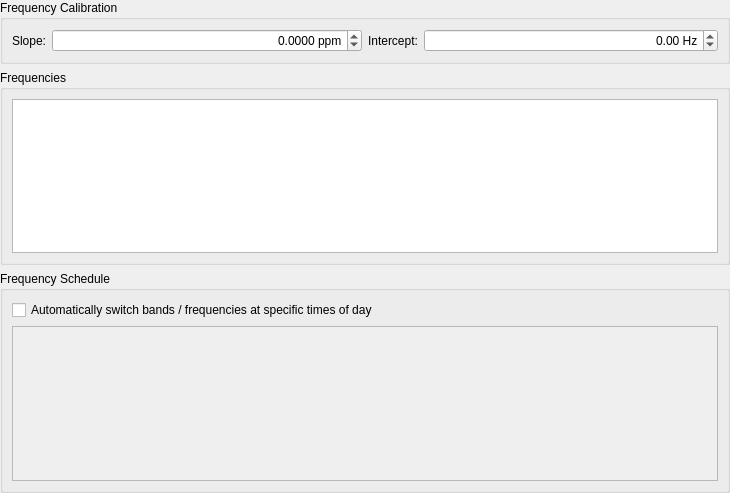
         <widget class="QWidget" name="scrollAreaWidgetContents_7">
          <property name="geometry">
           <rect>
            <x>0</x>
            <y>0</y>
            <width>730</width>
            <height>493</height>
           </rect>
          </property>
          <layout class="QVBoxLayout" name="verticalLayout_31">
           <property name="leftMargin">
            <number>0</number>
           </property>
           <property name="topMargin">
            <number>0</number>
           </property>
           <property name="rightMargin">
            <number>0</number>
           </property>
           <property name="bottomMargin">
            <number>0</number>
           </property>
           <item>
            <widget class="QGroupBox" name="groupBox_3">
             <property name="toolTip">
              <string>&lt;html&gt;&lt;head/&gt;&lt;body&gt;&lt;p&gt;See &amp;quot;Frequency Calibration&amp;quot; in the User Guide for details of how to determine these parameters for your radio.&lt;/p&gt;&lt;/body&gt;&lt;/html&gt;</string>
             </property>
             <property name="title">
              <string>Frequency Calibration</string>
             </property>
             <layout class="QHBoxLayout" name="horizontalLayout_6">
              <item>
               <layout class="QFormLayout" name="formLayout_7">
                <item row="0" column="0">
                 <widget class="QLabel" name="label_8">
                  <property name="text">
                   <string>Slope:</string>
                  </property>
                  <property name="buddy">
                   <cstring>calibration_slope_ppm_spin_box</cstring>
                  </property>
                 </widget>
                </item>
                <item row="0" column="1">
                 <widget class="QDoubleSpinBox" name="calibration_slope_ppm_spin_box">
                  <property name="alignment">
                   <set>Qt::AlignmentFlag::AlignRight|Qt::AlignmentFlag::AlignTrailing|Qt::AlignmentFlag::AlignVCenter</set>
                  </property>
                  <property name="suffix">
                   <string> ppm</string>
                  </property>
                  <property name="decimals">
                   <number>4</number>
                  </property>
                  <property name="minimum">
                   <double>-999.999900000000025</double>
                  </property>
                  <property name="maximum">
                   <double>999.999900000000025</double>
                  </property>
                  <property name="singleStep">
                   <double>0.100000000000000</double>
                  </property>
                  <property name="value">
                   <double>0.000000000000000</double>
                  </property>
                 </widget>
                </item>
               </layout>
              </item>
              <item>
               <layout class="QFormLayout" name="formLayout_14">
                <item row="0" column="0">
                 <widget class="QLabel" name="label_7">
                  <property name="text">
                   <string>Intercept:</string>
                  </property>
                  <property name="buddy">
                   <cstring>calibration_intercept_spin_box</cstring>
                  </property>
                 </widget>
                </item>
                <item row="0" column="1">
                 <widget class="QDoubleSpinBox" name="calibration_intercept_spin_box">
                  <property name="alignment">
                   <set>Qt::AlignmentFlag::AlignRight|Qt::AlignmentFlag::AlignTrailing|Qt::AlignmentFlag::AlignVCenter</set>
                  </property>
                  <property name="suffix">
                   <string> Hz</string>
                  </property>
                  <property name="decimals">
                   <number>2</number>
                  </property>
                  <property name="minimum">
                   <double>-99999.990000000005239</double>
                  </property>
                  <property name="maximum">
                   <double>99999.990000000005239</double>
                  </property>
                  <property name="singleStep">
                   <double>0.100000000000000</double>
                  </property>
                 </widget>
                </item>
               </layout>
              </item>
             </layout>
            </widget>
           </item>
           <item>
            <widget class="QGroupBox" name="groupBox">
             <property name="title">
              <string>Frequencies</string>
             </property>
             <layout class="QHBoxLayout" name="horizontalLayout">
              <item>
               <widget class="QTableView" name="frequencies_table_view">
                <property name="sizePolicy">
                 <sizepolicy hsizetype="Expanding" vsizetype="Expanding">
                  <horstretch>1</horstretch>
                  <verstretch>0</verstretch>
                 </sizepolicy>
                </property>
                <property name="contextMenuPolicy">
                 <enum>Qt::ContextMenuPolicy::ActionsContextMenu</enum>
                </property>
                <property name="toolTip">
                 <string>&lt;html&gt;&lt;head/&gt;&lt;body&gt;&lt;p&gt;Right click to maintain the working frequencies list.&lt;/p&gt;&lt;/body&gt;&lt;/html&gt;</string>
                </property>
                <property name="dragDropMode">
                 <enum>QAbstractItemView::DragDropMode::DragOnly</enum>
                </property>
                <property name="alternatingRowColors">
                 <bool>true</bool>
                </property>
                <property name="selectionBehavior">
                 <enum>QAbstractItemView::SelectionBehavior::SelectRows</enum>
                </property>
                <property name="sortingEnabled">
                 <bool>true</bool>
                </property>
                <attribute name="horizontalHeaderStretchLastSection">
                 <bool>true</bool>
                </attribute>
                <attribute name="verticalHeaderVisible">
                 <bool>false</bool>
                </attribute>
               </widget>
              </item>
             </layout>
            </widget>
           </item>
           <item>
            <widget class="QGroupBox" name="groupBox_2">
             <property name="title">
              <string>Frequency Schedule</string>
             </property>
             <layout class="QVBoxLayout" name="verticalLayout_13">
              <item>
               <widget class="QCheckBox" name="auto_switch_bands_check_box">
                <property name="text">
                 <string>Automatically switch bands / frequencies at specific times of day</string>
                </property>
               </widget>
              </item>
              <item>
               <widget class="QTableView" name="stations_table_view">
                <property name="enabled">
                 <bool>false</bool>
                </property>
                <property name="contextMenuPolicy">
                 <enum>Qt::ContextMenuPolicy::ActionsContextMenu</enum>
                </property>
                <property name="acceptDrops">
                 <bool>true</bool>
                </property>
                <property name="toolTip">
                 <string>Items may be edited.
Right click for insert and delete options.</string>
                </property>
                <property name="dragEnabled">
                 <bool>true</bool>
                </property>
                <property name="dragDropOverwriteMode">
                 <bool>true</bool>
                </property>
                <property name="dragDropMode">
                 <enum>QAbstractItemView::DragDropMode::DragDrop</enum>
                </property>
                <property name="defaultDropAction">
                 <enum>Qt::DropAction::MoveAction</enum>
                </property>
                <property name="alternatingRowColors">
                 <bool>true</bool>
                </property>
                <property name="selectionMode">
                 <enum>QAbstractItemView::SelectionMode::ExtendedSelection</enum>
                </property>
                <property name="selectionBehavior">
                 <enum>QAbstractItemView::SelectionBehavior::SelectRows</enum>
                </property>
                <property name="sortingEnabled">
                 <bool>true</bool>
                </property>
                <property name="wordWrap">
                 <bool>true</bool>
                </property>
                <attribute name="horizontalHeaderCascadingSectionResizes">
                 <bool>true</bool>
                </attribute>
                <attribute name="horizontalHeaderMinimumSectionSize">
                 <number>100</number>
                </attribute>
                <attribute name="horizontalHeaderDefaultSectionSize">
                 <number>120</number>
                </attribute>
                <attribute name="horizontalHeaderStretchLastSection">
                 <bool>true</bool>
                </attribute>
                <attribute name="verticalHeaderVisible">
                 <bool>false</bool>
                </attribute>
                <attribute name="verticalHeaderMinimumSectionSize">
                 <number>24</number>
                </attribute>
                <attribute name="verticalHeaderDefaultSectionSize">
                 <number>30</number>
                </attribute>
               </widget>
              </item>
             </layout>
            </widget>
           </item>
          </layout>
         </widget>
